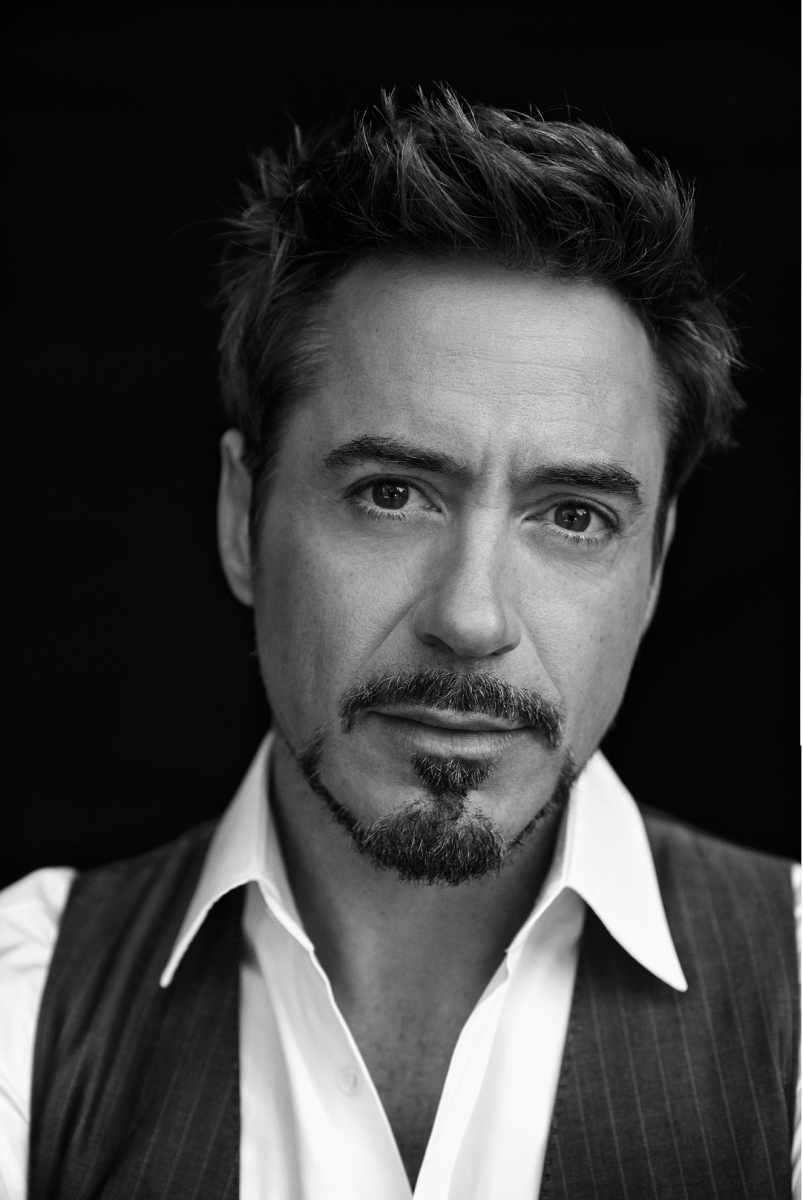
#> input picture Demos/rdj.png, 803 x 1200 px
$ jupyter execute Transform-Interpolation.ipynb   (shell and % lines are left out)
#> lines starting #> are read from the running program, lines starting #| are printed output that depends on the picture
[cell 1]

import numpy as np
import matplotlib.pyplot as plt
from skimage import io
from skimage.color import rgb2gray
from scipy import signal
import math

[cell 2]
# Read the image and be sure it is grayscale
im_path = 'rdj.png'
im = io.imread(im_path)
#> im is the input picture: shape (1200, 803, 4); mean R, G, B, A 64.7, 64.7, 64.7, 255
im = rgb2gray(im)
#> im: shape (1200, 803) float64

# Ensure the image is a float in the range [0-1]
im = ((im - np.min(im)) * (1/(np.max(im) - np.min(im)) *1.0)).astype('float')

# Show the image
fig1 = plt.figure(figsize = (7,7))
plt.imshow(im, cmap='gray')

[cell 3]
theta = math.pi/6.0

T = np.array([[math.cos(theta), -math.sin(theta), 0], [math.sin(theta), math.cos(theta), 0], [0,0,1]])
Tinv = np.linalg.inv(T)

print(T)
print(Tinv)

[cell 4]
[rows, cols] = im.shape
#> rows = 1200; cols = 803

out_im1 = np.zeros((rows,cols))

for i in range(0, rows):
    for j in range(0, cols):

        cur_pt = np.array([i,j,1])
        transformed_pt = T.dot(cur_pt)

        transformed_pt = transformed_pt / transformed_pt[2]

        # Nearest neighbor interpolation
        new_i = int(round(transformed_pt[0]))
        new_j = int(round(transformed_pt[1]))

        if (new_i < 0 or new_i >= rows or new_j < 0 or new_j >= cols):
            continue

        out_im1[i,j] = im[new_i, new_j]
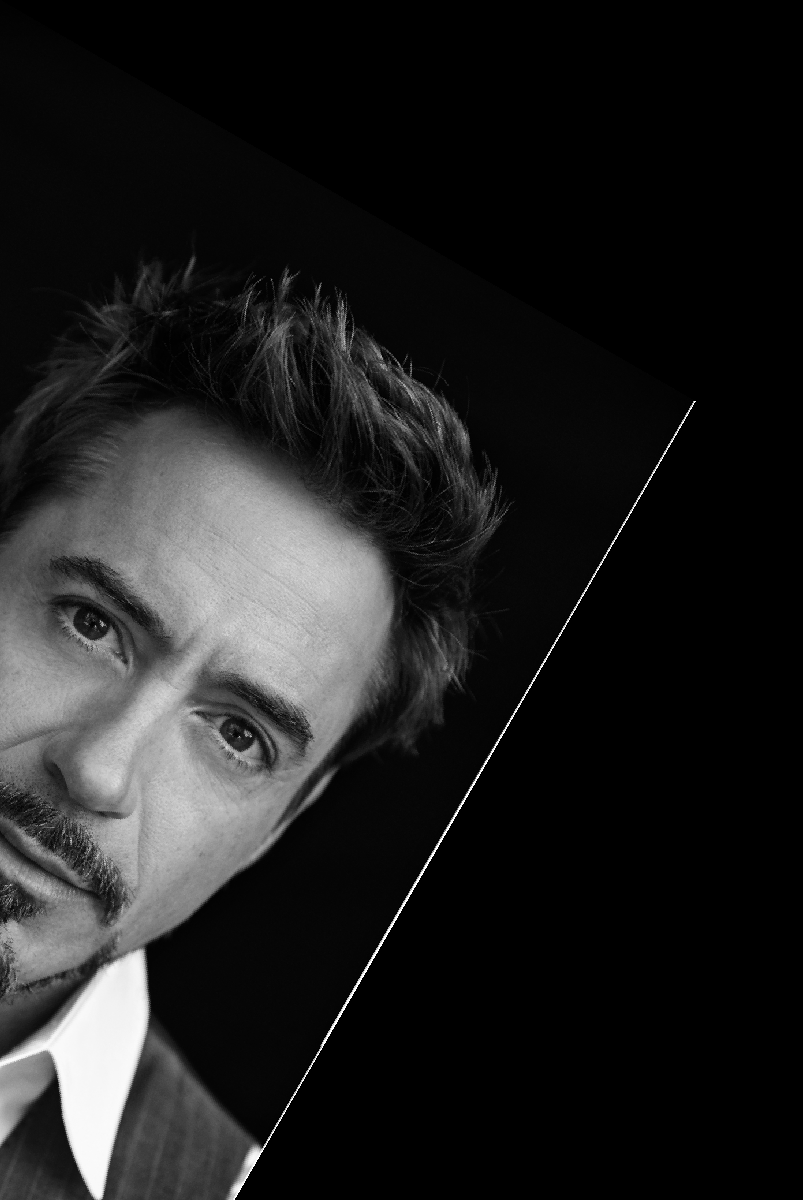
#> out_im1: shape (1200, 803) float64; min 0, max 1, mean 0.124

# Show the image
fig1 = plt.figure(figsize = (7,7))
plt.imshow(out_im1, cmap='gray')

[cell 5]
top_left = Tinv.dot(np.array([0.0, 0.0, 1.0], float))
top_left = top_left / top_left[2]

bottom_left = Tinv.dot(np.array([0.0, cols-1.0, 1.0], float))
#> bottom_left = [401, 694.6, 1]
bottom_left = bottom_left / bottom_left[2]

top_right = Tinv.dot(np.array([rows-1.0, 0.0, 1.0], float))
#> top_right = [1038.4, -599.5, 1]
top_right = top_right / top_right[2]

bottom_right = Tinv.dot(np.array([rows-1.0, cols-1.0, 1.0], float))
#> bottom_right = [1439.4, 95.05, 1]
bottom_right = bottom_right / bottom_right[2]

min_i = np.min([top_left[0], bottom_left[0], top_right[0], bottom_right[0]])
#> min_i = 0
max_i = np.max([top_left[0], bottom_left[0], top_right[0], bottom_right[0]])
#> max_i = 1439.4

min_j = np.min([top_left[1], bottom_left[1], top_right[1], bottom_right[1]])
#> min_j = -599.5
max_j = np.max([top_left[1], bottom_left[1], top_right[1], bottom_right[1]])
#> max_j = 694.6

#print(rows, cols)
#print(min_i, max_i)
#print(min_j, max_j)

x_sampling = np.linspace(math.floor(min_i), math.ceil(max_i), math.ceil(max_i) - math.floor(min_i)+1)
y_sampling = np.linspace(math.floor(min_j), math.ceil(max_j), math.ceil(max_j) - math.floor(min_j)+1)

#print(x_sampling)
#print(y_sampling)

out_im2 = np.zeros((len(x_sampling), len(y_sampling)))

for i in range(0, len(x_sampling)):
    for j in range(0, len(y_sampling)):

        cur_pt = np.array([x_sampling[i],y_sampling[j],1.0], float)
        transformed_pt = T.dot(cur_pt)

        transformed_pt = transformed_pt / transformed_pt[2]

        # Nearest neighbor interpolation
        new_i = int(round(transformed_pt[0]))
        new_j = int(round(transformed_pt[1]))

        if (new_i < 0 or new_i >= rows or new_j < 0 or new_j >= cols):
            continue

        out_im2[i,j] = im[new_i, new_j]
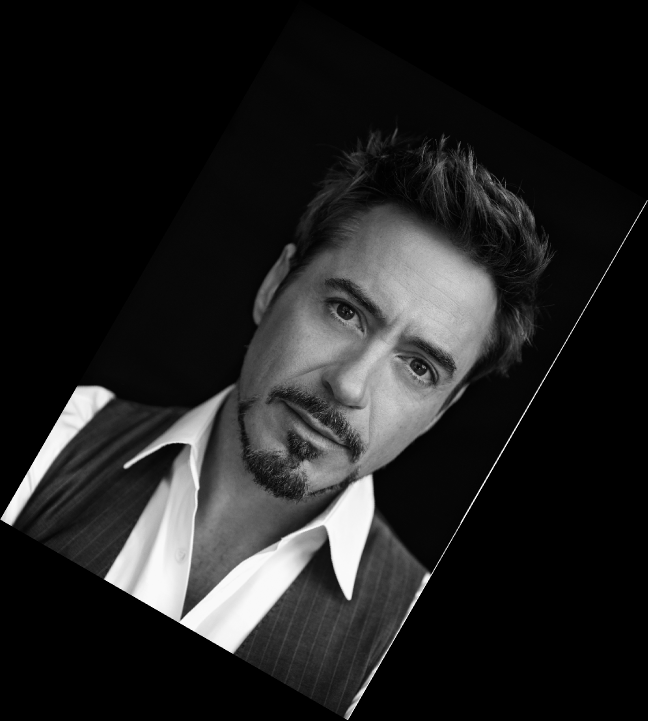
#> out_im2: shape (1441, 1296) float64 (shown at 1/2 size); min 0, max 1, mean 0.131

# Show the image
fig1 = plt.figure(figsize = (7,7))
plt.imshow(out_im2, cmap='gray')
